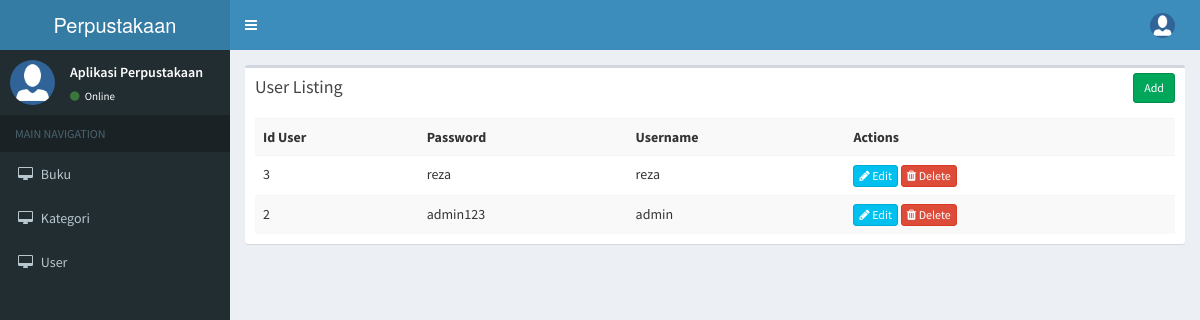
The app's page /index.php/user with its own data.
### tables this page shows
CREATE TABLE `user` (
  `id_user` int(11) NOT NULL,
  `username` varchar(200) NOT NULL,
  `password` varchar(100) NOT NULL
);

### application/controllers/User.php (called while the page is built, shortened)
<?php
class User extends CI_Controller{
    function __construct()
    {
        $this->load->model('User_model');
    }
    function index()
    {
        $data['user'] = $this->User_model->get_all_user();
        $data['_view'] = 'user/index';
        $this->load->view('layouts/main',$data);
    }
}

### index.php (called while the page is built, shortened)
<?php
require_once BASEPATH.'core/CodeIgniter.php';

### application/models/User_model.php (called while the page is built, shortened)
<?php
class User_model extends CI_Model
{
    function get_all_user()
    {
        $this->db->order_by('id_user', 'desc');
        return $this->db->get('user')->result_array();
    }
}

### application/views/user/index.php (the view)
<div class="row">
    <div class="col-md-12">
        <div class="box">
            <div class="box-header">
                <h3 class="box-title">User Listing</h3>
            	<div class="box-tools">
                    <a href="<?php echo site_url('user/add'); ?>" class="btn btn-success btn-sm">Add</a>
                </div>
            </div>
            <div class="box-body">
                <table class="table table-striped">
                    <tr>
						<th>Id User</th>
						<th>Password</th>
						<th>Username</th>
						<th>Actions</th>
                    </tr>
                    <?php foreach($user as $u){ ?>
                    <tr>
						<td><?php echo $u['id_user']; ?></td>
						<td><?php echo $u['password']; ?></td>
						<td><?php echo $u['username']; ?></td>
						<td>
                            <a href="<?php echo site_url('user/edit/'.$u['id_user']); ?>" class="btn btn-info btn-xs"><span class="fa fa-pencil"></span> Edit</a>
                            <a href="<?php echo site_url('user/remove/'.$u['id_user']); ?>" class="btn btn-danger btn-xs"><span class="fa fa-trash"></span> Delete</a>
                        </td>
                    </tr>
                    <?php } ?>
                </table>
            </div>
        </div>
    </div>
</div>

### records on screen
user: id_user "3", password "reza", username "reza"
user: id_user "2", password "admin123", username "admin"
